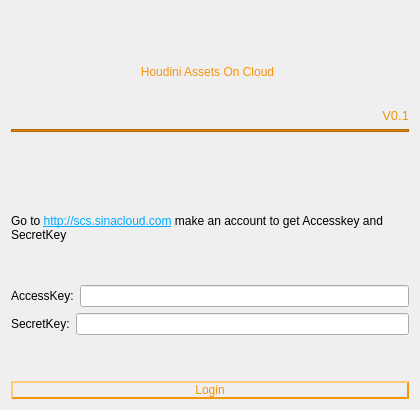
<?xml version="1.0" encoding="UTF-8"?>
<ui version="4.0">
 <class>Form</class>
 <widget class="QWidget" name="Form">
  <property name="geometry">
   <rect>
    <x>0</x>
    <y>0</y>
    <width>420</width>
    <height>410</height>
   </rect>
  </property>
  <property name="minimumSize">
   <size>
    <width>420</width>
    <height>410</height>
   </size>
  </property>
  <property name="windowTitle">
   <string>Form</string>
  </property>
  <layout class="QVBoxLayout" name="verticalLayout">
   <item>
    <spacer name="verticalSpacer">
     <property name="orientation">
      <enum>Qt::Vertical</enum>
     </property>
     <property name="sizeType">
      <enum>QSizePolicy::Fixed</enum>
     </property>
     <property name="sizeHint" stdset="0">
      <size>
       <width>10</width>
       <height>10</height>
      </size>
     </property>
    </spacer>
   </item>
   <item>
    <layout class="QHBoxLayout" name="horizontalLayout_3">
     <item>
      <spacer name="horizontalSpacer">
       <property name="orientation">
        <enum>Qt::Horizontal</enum>
       </property>
       <property name="sizeType">
        <enum>QSizePolicy::Fixed</enum>
       </property>
       <property name="sizeHint" stdset="0">
        <size>
         <width>28</width>
         <height>20</height>
        </size>
       </property>
      </spacer>
     </item>
     <item>
      <widget class="QLabel" name="title">
       <property name="maximumSize">
        <size>
         <width>16777215</width>
         <height>50</height>
        </size>
       </property>
       <property name="styleSheet">
        <string notr="true">font: 20pt &quot;Segoe Print&quot;;
color:#f79408;</string>
       </property>
       <property name="text">
        <string>Houdini Assets On Cloud</string>
       </property>
       <property name="alignment">
        <set>Qt::AlignCenter</set>
       </property>
      </widget>
     </item>
     <item>
      <widget class="QLabel" name="label">
       <property name="sizePolicy">
        <sizepolicy hsizetype="Fixed" vsizetype="Preferred">
         <horstretch>0</horstretch>
         <verstretch>0</verstretch>
        </sizepolicy>
       </property>
       <property name="styleSheet">
        <string notr="true">font: 10pt;
color:#f79408;</string>
       </property>
       <property name="text">
        <string>V0.1</string>
       </property>
       <property name="alignment">
        <set>Qt::AlignBottom|Qt::AlignRight|Qt::AlignTrailing</set>
       </property>
      </widget>
     </item>
    </layout>
   </item>
   <item>
    <widget class="QFrame" name="frame">
     <property name="sizePolicy">
      <sizepolicy hsizetype="Preferred" vsizetype="Fixed">
       <horstretch>0</horstretch>
       <verstretch>0</verstretch>
      </sizepolicy>
     </property>
     <property name="minimumSize">
      <size>
       <width>0</width>
       <height>3</height>
      </size>
     </property>
     <property name="styleSheet">
      <string notr="true">background-color:#e28707;</string>
     </property>
     <property name="frameShape">
      <enum>QFrame::StyledPanel</enum>
     </property>
     <property name="frameShadow">
      <enum>QFrame::Raised</enum>
     </property>
    </widget>
   </item>
   <item>
    <spacer name="verticalSpacer_3">
     <property name="orientation">
      <enum>Qt::Vertical</enum>
     </property>
     <property name="sizeType">
      <enum>QSizePolicy::Fixed</enum>
     </property>
     <property name="sizeHint" stdset="0">
      <size>
       <width>20</width>
       <height>40</height>
      </size>
     </property>
    </spacer>
   </item>
   <item>
    <widget class="QLabel" name="link">
     <property name="styleSheet">
      <string notr="true">font:14pt &quot;Segoe Print&quot;;</string>
     </property>
     <property name="text">
      <string>&lt;html&gt;&lt;head/&gt;&lt;body&gt;&lt;p&gt;Go to &lt;a href=&quot;http://scs.sinacloud.com&quot;&gt;&lt;span style=&quot; text-decoration: underline; color:#00aaff;&quot;&gt;http://scs.sinacloud.com&lt;/span&gt;&lt;/a&gt; make an account to get Accesskey and SecretKey&lt;/p&gt;&lt;/body&gt;&lt;/html&gt;</string>
     </property>
     <property name="wordWrap">
      <bool>true</bool>
     </property>
    </widget>
   </item>
   <item>
    <layout class="QHBoxLayout" name="horizontalLayout">
     <item>
      <widget class="QLabel" name="access_key_lab">
       <property name="styleSheet">
        <string notr="true">font: 16pt &quot;Segoe Print&quot;;</string>
       </property>
       <property name="text">
        <string>AccessKey:</string>
       </property>
      </widget>
     </item>
     <item>
      <widget class="QLineEdit" name="access_key_lie">
       <property name="text">
        <string/>
       </property>
      </widget>
     </item>
    </layout>
   </item>
   <item>
    <layout class="QHBoxLayout" name="horizontalLayout_2">
     <item>
      <widget class="QLabel" name="secret_key_lab">
       <property name="styleSheet">
        <string notr="true">font: 16pt &quot;Segoe Print&quot;;</string>
       </property>
       <property name="text">
        <string>SecretKey:</string>
       </property>
      </widget>
     </item>
     <item>
      <widget class="QLineEdit" name="secret_key_lie">
       <property name="text">
        <string/>
       </property>
      </widget>
     </item>
    </layout>
   </item>
   <item>
    <spacer name="verticalSpacer_2">
     <property name="orientation">
      <enum>Qt::Vertical</enum>
     </property>
     <property name="sizeType">
      <enum>QSizePolicy::Fixed</enum>
     </property>
     <property name="sizeHint" stdset="0">
      <size>
       <width>20</width>
       <height>40</height>
      </size>
     </property>
    </spacer>
   </item>
   <item>
    <widget class="QPushButton" name="accept_btn">
     <property name="styleSheet">
      <string notr="true">font: 18pt &quot;Segoe Print&quot;;
color:#f79408;
border-style: outset;   
border-width: 2px;   
border-radius: 20px;  </string>
     </property>
     <property name="text">
      <string>Login</string>
     </property>
    </widget>
   </item>
  </layout>
  <zorder>accept_btn</zorder>
  <zorder>link</zorder>
  <zorder>verticalSpacer_2</zorder>
  <zorder>verticalSpacer_3</zorder>
  <zorder>verticalSpacer</zorder>
  <zorder>frame</zorder>
 </widget>
 <resources/>
 <connections/>
</ui>
